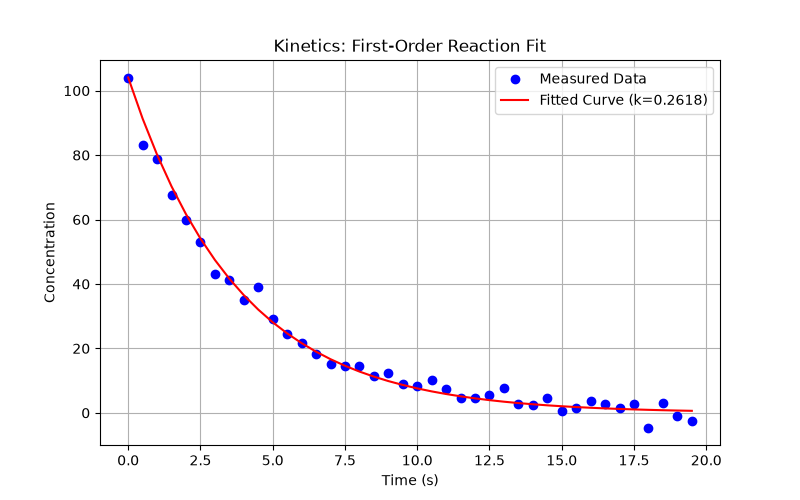

Here is the Python script that generated this plot:
import numpy as np
import matplotlib.pyplot as plt
from scipy.optimize import minimize


data = np.loadtxt('kinetics.csv', delimiter=',', skiprows=1)
t = data[:, 0]
C = data[:, 1]
C0 = C[0]


def total_error(k):
    return np.sum((C - C0 * np.exp(-k[0] * t))**2)


res = minimize(total_error, x0=[0.5], method="SLSQP", bounds=[(0, 5)])
k_fit = res.x[0]
print(f"Fitted rate constant k: {k_fit:.4f}")


plt.figure(figsize=(8, 5))
plt.plot(t, C, 'bo', label='Measured Data')
plt.plot(t, C0 * np.exp(-k_fit * t), 'r-', label=f'Fitted Curve (k={k_fit:.4f})')
plt.xlabel('Time (s)')
plt.ylabel('Concentration')
plt.title('Kinetics: First-Order Reaction Fit')
plt.legend()
plt.grid(True)
plt.savefig('kinetics.png')
print("Saved plot as kinetics.png")
